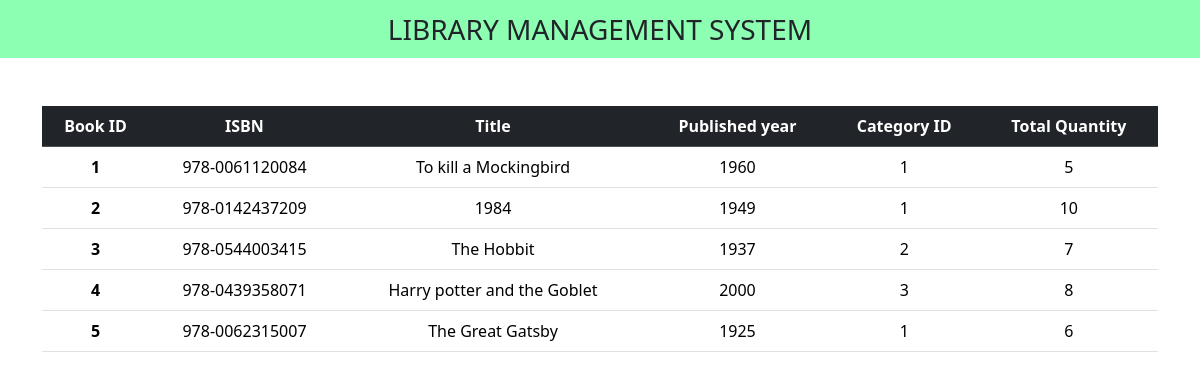
The page /books.php on the database its author committed.
### tables this page shows
CREATE TABLE `books` (
  `ISBN` varchar(100) NOT NULL,
  `book_id` int(100) NOT NULL,
  `title` varchar(100) NOT NULL,
  `published_year` int(11) NOT NULL,
  `category_id` int(100) NOT NULL,
  `quantity` int(100) NOT NULL,
  `Availability` varchar(100) NOT NULL,
  `total_qty` int(100) NOT NULL
);

### books.php (the view, shortened to what this page needs)
<!DOCTYPE html>
<html lang="en">
<head>
    <link href="https://cdn.jsdelivr.net/npm/bootstrap@5.3.3/dist/css/bootstrap.min.css" rel="stylesheet"
>
    <link rel="stylesheet" href="https://cdnjs.cloudflare.com/ajax/libs/font-awesome/6.5.2/css/all.min.css"
 />
</head>
<body>
    <nav class="navbar navbar-light justify-content-center fs-3 mb-5" style = "background-color: #00ff5573;">
        LIBRARY MANAGEMENT SYSTEM
    </nav>
    <div class="container">
        <table class="table table-hover text-center">
            <thead class="table-dark">
                <tr>
                    <th scope = "col"> Book ID </th>
                    <th scope = "col"> ISBN </th>
                    <th scope = "col"> Title </th>
                    <th scope = "col"> Published year </th>
                    <th scope = "col"> Category ID </th>
                    <th scope = "col"> Total Quantity </th>
            </thead>
            <tbody>
                <?php
                $db = new DB();
                $conn = $db->getConnection();
                    $sql = "SELECT * FROM `books`";
                    $result = mysqli_query($conn,$sql);
                    while($row = mysqli_fetch_assoc($result)){
                        ?>
                            <tr>
                                <th><?php echo $row['book_id'] ?> </th>
                                <td><?php echo $row['ISBN'] ?></td>
                                <td><?php echo $row['title'] ?></td>
                                <td><?php echo $row['published_year'] ?></td>
                                <td><?php echo $row['category_id'] ?></td>
                                <td><?php echo $row['total_qty'] ?></td>
                            </tr>
                        <?php
                    }
                ?>
            </tbody>
        </table>
    </div>
</body>
</html>

### rows shown on the page
books: book_id "1", ISBN "978-0061120084", title "To kill a Mockingbird", published_year "1960", category "1", total_qty "5"
books: book_id "2", ISBN "978-0142437209", title "1984", published_year "1949", category "1", total_qty "10"
books: book_id "3", ISBN "978-0544003415", title "The Hobbit", published_year "1937", category "2", total_qty "7"
books: book_id "4", ISBN "978-0439358071", title "Harry potter and the Goblet", published_year "2000", category "3", total_qty "8"
books: book_id "5", ISBN "978-0062315007", title "The Great Gatsby", published_year "1925", category "1", total_qty "6"
